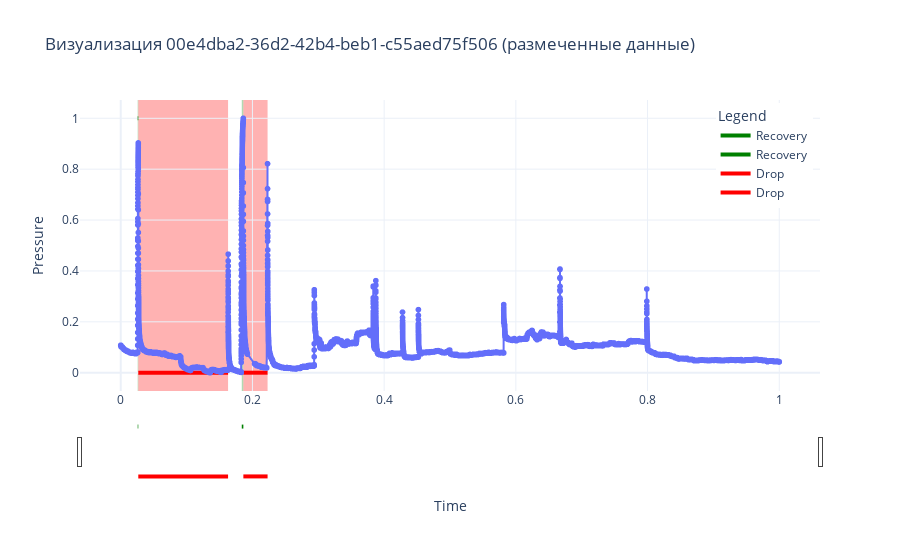

Notebook code cell kept with this figure:
### Code cell
plot_annotated_data(test_dfs[1], annotated_files[1])

### Figure 1 — Plotly figure (JSON) as saved in the notebook; plotly's stock layout.template omitted (floating-point values rounded to 4 significant figures; data arrays with more than 128 entries replaced by an {"elided": "..."} marker saying what was removed)
{"data": [{"hovertemplate": "time=%{x}<br>pressure=%{y}<extra></extra>", "legendgroup": "", "line": {"color": "#636efa", "dash": "solid"}, "marker": {"symbol": "circle"}, "mode": "lines+markers", "name": "", "showlegend": false, "type": "scattergl", "x": {"elided": "55129 float values"}, "xaxis": "x", "y": {"elided": "55129 float values"}, "yaxis": "y"}, {"line": {"color": "green", "width": 4}, "mode": "lines", "name": "Recovery", "type": "scatter", "x": [0.02572, 0.02664], "y": [1.0, 1.0]}, {"line": {"color": "green", "width": 4}, "mode": "lines", "name": "Recovery", "type": "scatter", "x": [0.1838, 0.1862], "y": [1.0, 1.0]}, {"line": {"color": "red", "width": 4}, "mode": "lines", "name": "Drop", "type": "scatter", "x": [0.02664, 0.163], "y": [0, 0]}, {"line": {"color": "red", "width": 4}, "mode": "lines", "name": "Drop", "type": "scatter", "x": [0.1862, 0.223], "y": [0, 0]}], "layout": {"legend": {"title": {"text": "Legend"}, "tracegroupgap": 0, "x": 0.99, "xanchor": "right", "y": 0.99, "yanchor": "top"}, "shapes": [{"fillcolor": "green", "layer": "below", "line": {"width": 0}, "name": "Recovery", "opacity": 0.3, "type": "rect", "x0": 0.02572, "x1": 0.02664, "xref": "x", "y0": 0, "y1": 1, "yref": "y domain"}, {"fillcolor": "green", "layer": "below", "line": {"width": 0}, "name": "Recovery", "opacity": 0.3, "type": "rect", "x0": 0.1838, "x1": 0.1862, "xref": "x", "y0": 0, "y1": 1, "yref": "y domain"}, {"fillcolor": "red", "layer": "below", "line": {"width": 0}, "name": "Drop", "opacity": 0.3, "type": "rect", "x0": 0.02664, "x1": 0.163, "xref": "x", "y0": 0, "y1": 1, "yref": "y domain"}, {"fillcolor": "red", "layer": "below", "line": {"width": 0}, "name": "Drop", "opacity": 0.3, "type": "rect", "x0": 0.1862, "x1": 0.223, "xref": "x", "y0": 0, "y1": 1, "yref": "y domain"}], "title": {"text": "Визуализация 00e4dba2-36d2-42b4-beb1-c55aed75f506 (размеченные данные)"}, "xaxis": {"anchor": "y", "domain": [0, 1], "rangeslider": {"visible": true}, "title": {"text": "Time"}, "type": "linear"}, "yaxis": {"anchor": "x", "domain": [0, 1], "fixedrange": false, "title": {"text": "Pressure"}}}}
